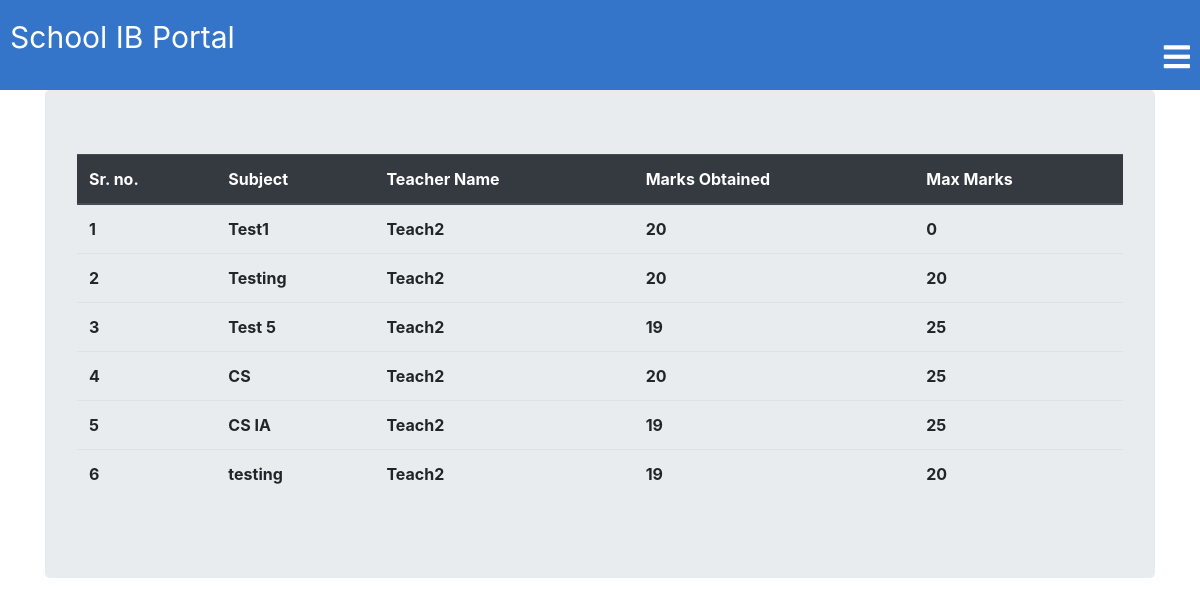
The app's page /student/2/all_marks (signed in) with its own data.
### Portal/models.py (models this page shows, shortened)
class StudentMarks(models.Model):
    teacher = models.ForeignKey(Teacher,related_name='given_marks',on_delete=models.CASCADE)
    student = models.ForeignKey(Student,related_name="marks",on_delete=models.CASCADE)
    subject_name = models.CharField(max_length=250)
    marks_obtained = models.IntegerField()
    maximum_marks = models.IntegerField()

class Teacher(models.Model):
    username = models.OneToOneField(logger,on_delete=models.CASCADE,primary_key=True,related_name='Teacher')
    name = models.CharField(max_length=250)
    subject_name = models.CharField(max_length=250)
    email = models.EmailField(max_length=254)
    students = models.ManyToManyField(Student, related_name="teachers", through="StudentsInClass")

### Portal/views.py (the view)
# urls.py: path('student/<int:pk>/all_marks',views.StudentAllMarksList.as_view(),name="all_marks_list"),
class StudentAllMarksList(LoginRequiredMixin,DetailView):
    model = models.Student
    template_name = "student_allmarks_list.html"
    context_object_name = "student"

### templates/student_allmarks_list.html
{% extends "base.html" %}
{% block content %}
<div class="container">
<div class="jumbotron">
  {% if student.marks.count == 0  %}
  <h2>No marks are published yet!</h2>
  {% else %}
  <table class="table">
    <thead class="thead-dark">
      <tr>
        <th scope="col">Sr. no.</th>
        <th scope="col">Subject</th>
        <th scope="col">Teacher Name</th>
        <th scope="col">Marks Obtained</th>
        <th scope="col">Max Marks</th>
      </tr>
    </thead>
    <tbody>
      {% for object in student.marks.all %}
      <tr>
        <th scope="row">{{ forloop.counter }}</th>
        <th>{{ object.subject_name }}</th>
        <th>{{ object.teacher.name }}</th>
        <th>{{ object.marks_obtained }}</th>
        <th>{{ object.maximum_marks }}</th>
      </tr>
      {% endfor %}
    </tbody>
  </table>
  {% endif %}
</div>
</div>
{% endblock %}

### templates/base.html (shortened to what this page needs)
<!DOCTYPE html>
{% load static %}
<html lang="en" dir="ltr">
  <head>
<link rel="stylesheet" href="https://maxcdn.bootstrapcdn.com/bootstrap/4.5.0/css/bootstrap.min.css">
    <link rel="stylesheet" href="{% static 'base.css' %}">
    <link rel="stylesheet" href="https://pro.fontawesome.com/releases/v5.10.0/css/all.css">
    {% load bootstrap4 %}
    {% bootstrap_css %}
  </head>
  <body>
    <nav>
      <div class="toggle">
        <a href="{% url 'home' %}">School IB Portal</a>
        <i class="fa fa-bars menu"></i>
      </div>
    </nav>
      {% block content %}
      {% endblock %}
  </body>
</html>

### static/base.css (style rules this page uses)
nav { width: 100%; background: #3475ca; margin-bottom: 0; }
.toggle { width: 100%; padding: 10px; background: #3475ca; text-align: right; box-sizing: border-box; color: #fff; font-size: 30px; display: block; }
.toggle a { text-align: left; display: block; color: #fff; text-decoration: none; margin-top:5px; margin-bottom: -25px; padding: 0px; }

### records on screen
StudentMarks: subject_name "Test1", teacher.name "Teach2", marks_obtained "20", maximum_marks "0"
StudentMarks: subject_name "Testing", teacher.name "Teach2", marks_obtained "20", maximum_marks "20"
StudentMarks: subject_name "Test 5", teacher.name "Teach2", marks_obtained "19", maximum_marks "25"
StudentMarks: subject_name "CS", teacher.name "Teach2", marks_obtained "20", maximum_marks "25"
StudentMarks: subject_name "CS IA", teacher.name "Teach2", marks_obtained "19", maximum_marks "25"
StudentMarks: subject_name "testing", teacher.name "Teach2", marks_obtained "19", maximum_marks "20"
